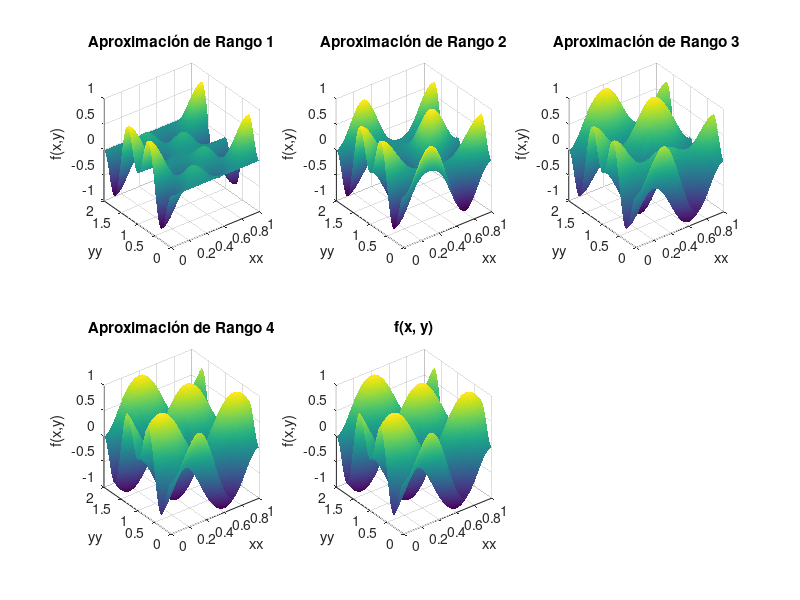
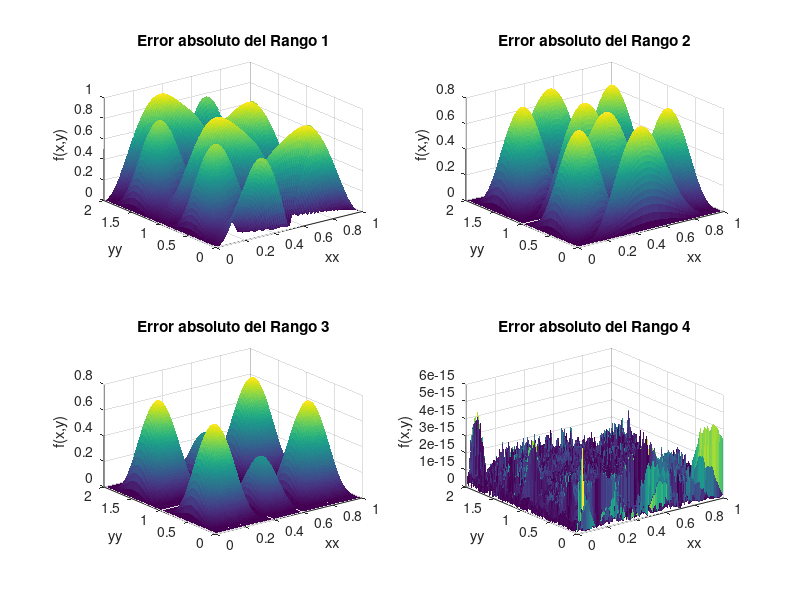

Write MATLAB code to recreate these figures, in order.
x = linspace(0,1,100);
y = linspace(0,2,200);

[xx,yy] = meshgrid(x,y);

f = @(x,y) sin(2.*pi.*(x+y)).*sin(pi.*(x-y));
surf(xx,yy,f(xx,yy))
view([-45 45])
shading interp
xlabel('xx')
ylabel('yy')
zlabel('f(x,y)')
title('Grafica de superficie de f(x, y)')

zz = f(xx,yy);
[U,S,V] = svd(zz);
val = diag(S);
aprox = cell(4,1);
aprox{1} = val(1)*U(:,1)*V(:,1)';
for i = 2:4
    aprox{i} = aprox{i-1} + val(i)*U(:,i)*V(:,i)';
end

figure(1)
for i = 1:4
    subplot(2,3,i);
    surf(xx, yy, aprox{i})
    shading interp
    xlabel('xx')
    ylabel('yy')
    zlabel('f(x,y)')
    title(sprintf('Aproximación de Rango %d', i))
end

subplot(2,3,5)
surf(xx,yy,f(xx,yy))
shading interp
xlabel('xx')
ylabel('yy')
zlabel('f(x,y)')
title('f(x, y)')

error = cell(4,1);
for i = 1:4
    error{i} = abs(f(xx, yy) - aprox{i});
    figure(2)
    subplot(2, 2, i)
    surf(xx, yy, error{i})
    shading flat
    xlabel('xx')
    ylabel('yy')
    zlabel('f(x,y)')
    title(sprintf('Error absoluto del Rango %d', i))
end

disp(val(1:4))
rank(zz)
   
disp(norm(cos(2.*pi.*x).*cos(pi.*x)) * norm(sin(2.*pi.*y).*sin(pi.*y)))
disp(norm(sin(2.*pi.*x).*sin(pi.*x)) * norm(cos(2.*pi.*y).*cos(pi.*y)))
disp(norm(sin(2.*pi.*x).*cos(pi.*x)) * norm(cos(2.*pi.*y).*sin(pi.*y)))
disp(norm(cos(2.*pi.*x).*sin(pi.*x)) * norm(sin(2.*pi.*y).*cos(pi.*y)))